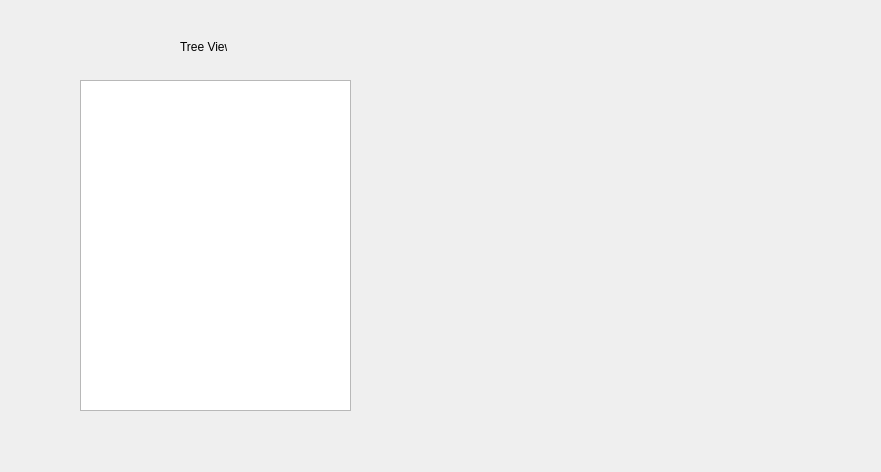
<?xml version="1.0" encoding="UTF-8"?>
<ui version="4.0">
 <class>StereoscopicConfiguration</class>
 <widget class="QWidget" name="StereoscopicConfiguration">
  <property name="geometry">
   <rect>
    <x>0</x>
    <y>0</y>
    <width>881</width>
    <height>472</height>
   </rect>
  </property>
  <widget class="QWidget" name="widget" native="true">
   <property name="geometry">
    <rect>
     <x>9</x>
     <y>9</y>
     <width>18</width>
     <height>18</height>
    </rect>
   </property>
   <layout class="QGridLayout" name="gridLayout_2"/>
  </widget>
  <widget class="QTreeView" name="treeView">
   <property name="geometry">
    <rect>
     <x>80</x>
     <y>80</y>
     <width>271</width>
     <height>331</height>
    </rect>
   </property>
  </widget>
  <widget class="QLabel" name="lblTreeView">
   <property name="geometry">
    <rect>
     <x>180</x>
     <y>40</y>
     <width>47</width>
     <height>13</height>
    </rect>
   </property>
   <property name="text">
    <string>Tree View</string>
   </property>
  </widget>
 </widget>
 <resources/>
 <connections/>
</ui>
